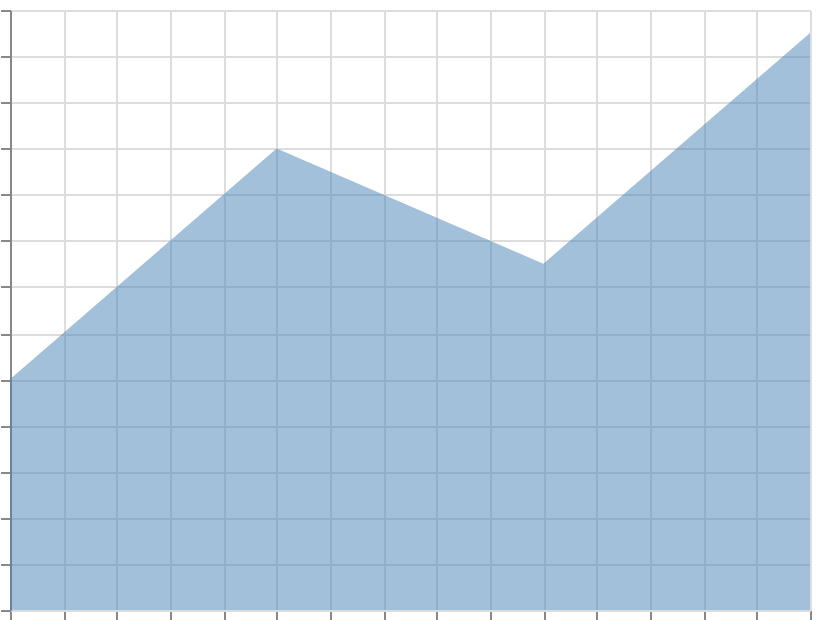

Here is the Vega-Lite specification saved for this chart:
### Vega specification from a JSON file in a GitHub repository (floating-point values rounded to 4 significant figures)
{"$schema": "https://vega.github.io/schema/vega/v6.json", "width": 400, "height": 300, "padding": 5, "autosize": "none", "data": [{"name": "table", "values": [{"x": 0, "y": 10}, {"x": 1, "y": 20}, {"x": 2, "y": 15}, {"x": 3, "y": 25}]}], "scales": [{"name": "x", "type": "linear", "domain": {"data": "table", "field": "x"}, "range": "width", "nice": true}, {"name": "y", "type": "linear", "domain": {"data": "table", "field": "y"}, "range": [{"signal": "height"}, 0], "nice": true}], "marks": [{"type": "area", "from": {"data": "table"}, "encode": {"update": {"x": {"scale": "x", "field": "x"}, "y": {"scale": "y", "field": "y"}, "y2": {"scale": "y", "value": 0}, "fill": {"value": "steelblue"}, "fillOpacity": {"value": 0.5}, "interpolate": {"value": "linear"}, "tension": {"value": 0}}}}], "axes": [{"scale": "x", "orient": "bottom", "grid": true, "labels": false}, {"scale": "y", "orient": "left", "grid": true, "labels": false}]}
